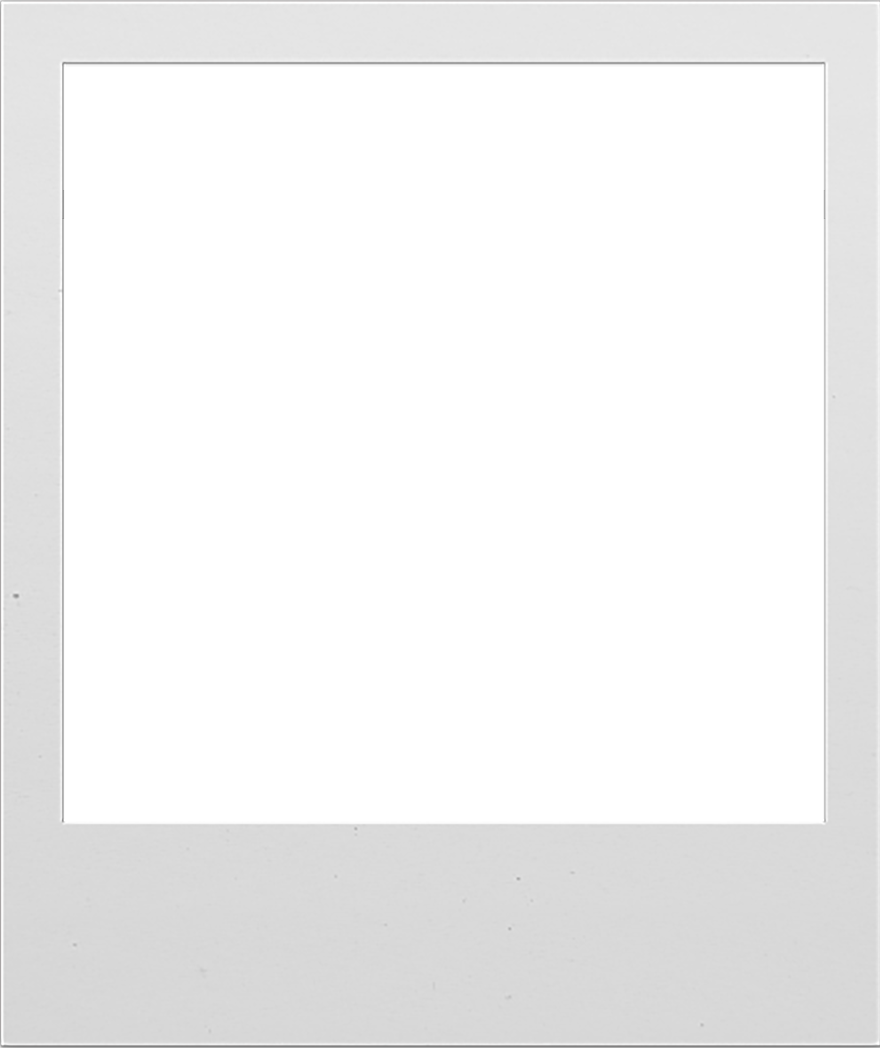
#> input picture polaroid-frame-PNG-5.png, 880 x 1048 px
$ python oppgaveG.py
#> lines starting #> are read from the running program, lines starting #| are printed output that depends on the picture
from PIL import Image, ImageOps
import pilgram
import subprocess

image_path = input("skriv inn navnet på bilde")
#> the answer given: polaroid-frame-PNG-5.png
im = Image.open(image_path)
#> im is the input picture: PIL image 880x1048 RGBA; mean R, G, B, A 240.3, 240.3, 240.3, 95.1
im2 = Image.open("polaroid-frame-PNG-5.png")
im2.thumbnail((760, 760))
im = im.resize((630, 720))
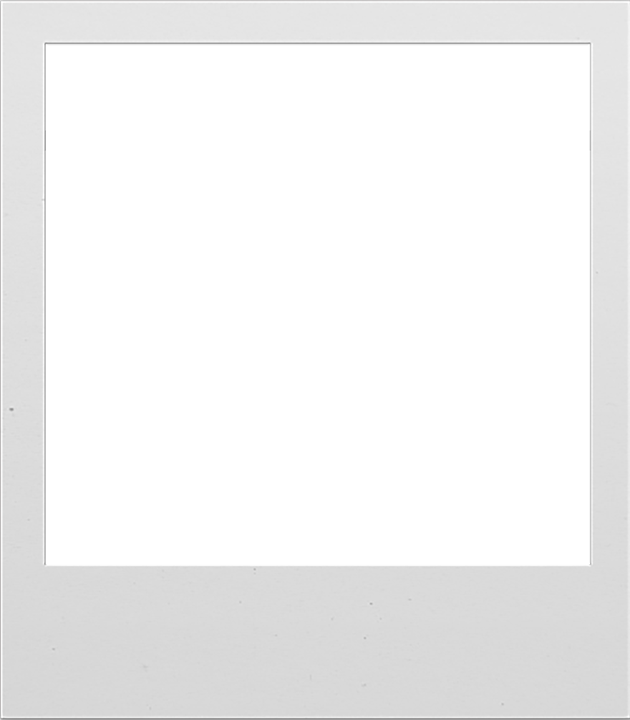
#> im: PIL image 630x720 RGBA; mean R, G, B, A 82.3, 82.3, 82.3, 95.1; transparent parts drawn white
im.paste(im2, (0, 0), mask=im2)

pilgram.moon(im).save("Image-Edit.jpg")
#> (this line was passed over: pilgram is not available in this run)
print("bilde er klart")

valg = int(input("skriv 1 for å gå tilbake til menyen"))
#> the answer given: 1
if valg == 1:

 subprocess.run(["python", "oppgaveH.py"])
